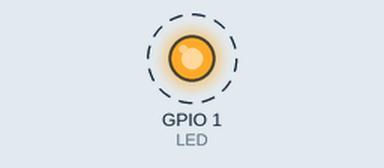
This sketch was run on a simulated ESP32. On the bench: output pins drawn as LEDs (lit = HIGH). Dashed ring = blinking. WiFi joins after 1.5 s; servers stay silent unless stated; not simulated (calls return 0 or success): Wifi_Credentials.h; what the sketch prints to the serial monitor is not drawn.

Above: at 2.3 s.
Timing chart, 0 to 7.0 s (numbered marks = the images above):
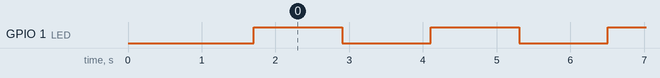

The sketch:

wifi_toggle_raspi_led.ino
```cpp
#include <WiFi.h>
#include <WiFiClient.h>
#include <Wifi_Credentials.h>

#define LED 1

int pin_state = LOW;
const char* ssid     = JELUGA_SSID;
const char* password = JELUGA_PASSWD;
const char* raspi = "192.168.1.24";
const int port = 5000;
WiFiClient client;

static void ToggleMyLED()
{
  if (pin_state == LOW) {
    pin_state = HIGH;
  }
  else {
    pin_state = LOW;
  }
  digitalWrite(LED, pin_state);
}

static bool ConnectRaspi()
{
  bool isConnected = false;
  if (client.connect(raspi, port)) {
    isConnected = true;
  }
  else {
    Serial.println("Connnection failed");
  }
  return isConnected;
}

static void ToggleRaspiLED()
{
  client.println("GET /toggle HTTP/1.1");
  client.println("Host: 192.168.1.24");
  client.println("Connection: close");
  client.println();
}

void setup() {
  // initialize digital pin LED as an output.
  pinMode(LED, OUTPUT);
  // initialize serial port for console
  Serial.begin(57600);
  Serial.println();
  Serial.println("Connecting to Wifi...");
  WiFi.begin((char*)ssid, password);
  while (WiFi.status() != WL_CONNECTED) {
    delay(500);
    Serial.print(".");
  }
  Serial.println();
  Serial.print("Connected to SSID: ");
  Serial.println(ssid);
  Serial.println("IP address: ");
  Serial.println(WiFi.localIP());
  Serial.println("Connecting to Raspi...");
}

void loop() {
  while (true) {
    if (ConnectRaspi()) {
      ToggleMyLED();
      ToggleRaspiLED();
    }
    delay(1000);
  }
}
```

Measured:
- by itself, GPIO 1 (LED): alternates HIGH for 1.2 s and LOW for 1.2 s
